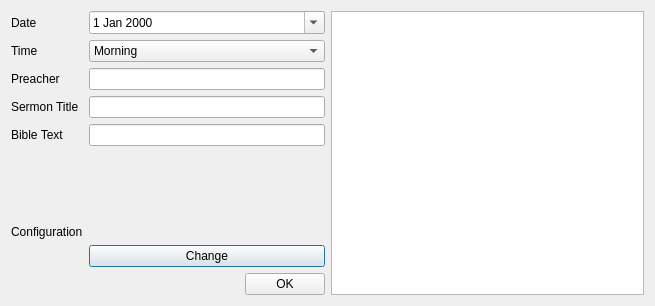
<?xml version="1.0" encoding="UTF-8"?>
<ui version="4.0">
 <class>StartDialog</class>
 <widget class="QDialog" name="StartDialog">
  <property name="geometry">
   <rect>
    <x>0</x>
    <y>0</y>
    <width>655</width>
    <height>306</height>
   </rect>
  </property>
  <property name="windowTitle">
   <string>Session Start</string>
  </property>
  <layout class="QHBoxLayout" name="horizontalLayout_2">
   <item>
    <layout class="QVBoxLayout" name="verticalLayout">
     <item>
      <layout class="QFormLayout" name="formLayout">
       <item row="0" column="0">
        <widget class="QLabel" name="label">
         <property name="text">
          <string>Date</string>
         </property>
        </widget>
       </item>
       <item row="0" column="1">
        <widget class="QDateEdit" name="dateEdit">
         <property name="calendarPopup">
          <bool>true</bool>
         </property>
        </widget>
       </item>
       <item row="1" column="0">
        <widget class="QLabel" name="label_2">
         <property name="text">
          <string>Time</string>
         </property>
        </widget>
       </item>
       <item row="1" column="1">
        <widget class="QComboBox" name="timeComboBox">
         <item>
          <property name="text">
           <string>Morning</string>
          </property>
         </item>
         <item>
          <property name="text">
           <string>Evening</string>
          </property>
         </item>
         <item>
          <property name="text">
           <string>MICC</string>
          </property>
         </item>
         <item>
          <property name="text">
           <string>Special</string>
          </property>
         </item>
         <item>
          <property name="text">
           <string/>
          </property>
         </item>
        </widget>
       </item>
       <item row="2" column="0">
        <widget class="QLabel" name="label_3">
         <property name="text">
          <string>Preacher</string>
         </property>
        </widget>
       </item>
       <item row="2" column="1">
        <widget class="QLineEdit" name="preacherEdit"/>
       </item>
       <item row="3" column="0">
        <widget class="QLabel" name="label_4">
         <property name="text">
          <string>Sermon Title</string>
         </property>
        </widget>
       </item>
       <item row="3" column="1">
        <widget class="QLineEdit" name="sermonEdit"/>
       </item>
       <item row="4" column="0">
        <widget class="QLabel" name="label_5">
         <property name="text">
          <string>Bible Text</string>
         </property>
        </widget>
       </item>
       <item row="4" column="1">
        <widget class="QLineEdit" name="bibleEdit"/>
       </item>
       <item row="5" column="0">
        <spacer name="verticalSpacer">
         <property name="orientation">
          <enum>Qt::Vertical</enum>
         </property>
         <property name="sizeHint" stdset="0">
          <size>
           <width>20</width>
           <height>40</height>
          </size>
         </property>
        </spacer>
       </item>
       <item row="6" column="0">
        <widget class="QLabel" name="label_6">
         <property name="text">
          <string>Configuration</string>
         </property>
        </widget>
       </item>
       <item row="6" column="1">
        <widget class="QLabel" name="configurationLabel">
         <property name="text">
          <string/>
         </property>
        </widget>
       </item>
       <item row="7" column="1">
        <widget class="QPushButton" name="changeConfigurationButton">
         <property name="text">
          <string>Change</string>
         </property>
        </widget>
       </item>
      </layout>
     </item>
     <item>
      <layout class="QHBoxLayout" name="horizontalLayout">
       <item>
        <spacer name="horizontalSpacer">
         <property name="orientation">
          <enum>Qt::Horizontal</enum>
         </property>
         <property name="sizeHint" stdset="0">
          <size>
           <width>40</width>
           <height>20</height>
          </size>
         </property>
        </spacer>
       </item>
       <item>
        <widget class="QPushButton" name="okButton">
         <property name="text">
          <string>OK</string>
         </property>
        </widget>
       </item>
      </layout>
     </item>
    </layout>
   </item>
   <item>
    <layout class="QVBoxLayout" name="verticalLayout_2">
     <item>
      <widget class="QListWidget" name="songSelectWidget">
       <property name="selectionMode">
        <enum>QAbstractItemView::MultiSelection</enum>
       </property>
       <property name="sortingEnabled">
        <bool>true</bool>
       </property>
      </widget>
     </item>
    </layout>
   </item>
  </layout>
 </widget>
 <layoutdefault spacing="6" margin="11"/>
 <resources/>
 <connections>
  <connection>
   <sender>okButton</sender>
   <signal>clicked()</signal>
   <receiver>StartDialog</receiver>
   <slot>accept()</slot>
   <hints>
    <hint type="sourcelabel">
     <x>422</x>
     <y>284</y>
    </hint>
    <hint type="destinationlabel">
     <x>234</x>
     <y>152</y>
    </hint>
   </hints>
  </connection>
 </connections>
</ui>
